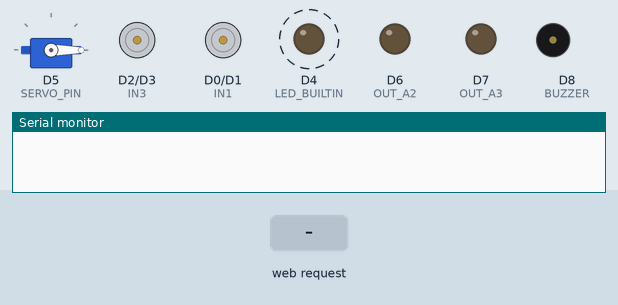
The sketch below on a simulated ESP8266 (NodeMCU). Shown: servo, motor-driver pin pairs drawn as motors (green arrow = first pin HIGH = forward, orange = second pin HIGH = backward, longer = more drive), output pins drawn as LEDs (lit = HIGH, except the on-board LED, lit = LOW), buzzer (waves = sounding, pin HIGH), the last lines printed to the serial monitor. Dashed ring = blinking. The test bench sets the inputs (shaded band).

Above: at 1.2 s.
1.3 s: HTTP request GET /cmd?v=F received
At 1.4 s:
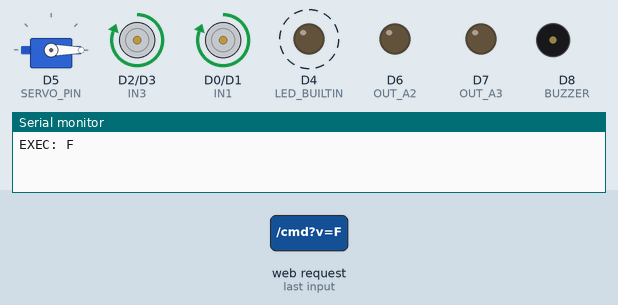
4.3 s: HTTP request GET /cmd?v=B received
At 4.41 s:
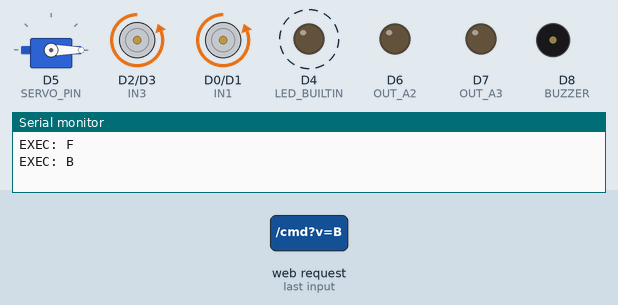
7.3 s: HTTP request GET /cmd?v=L received
At 7.42 s:
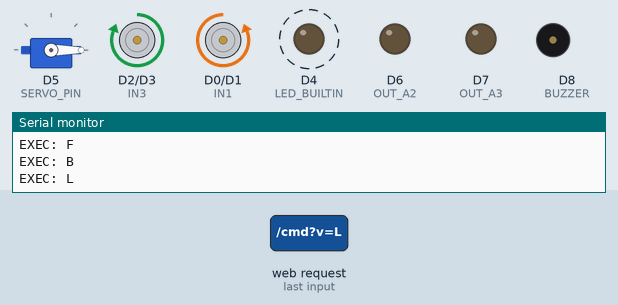
10.3 s: HTTP request GET /cmd?v=R received
At 10.43 s:
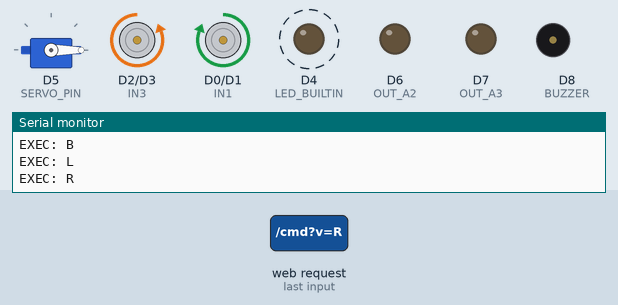
Timing chart, 0 to 14.3 s (numbered marks = the images above; inputs shaded):
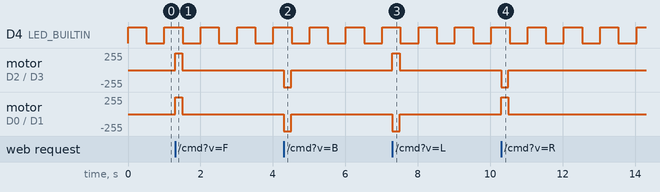

The sketch:

Robot-joy.ino
```cpp
// RikuAlice01 – WiFi Robot Gamepad FINAL v2
// โปรแกรมควบคุมหุ่นยนต์ผ่าน WiFi โดยใช้ ESP8266 เป็น Access Point
// มีหน้าเว็บเป็นจอยเกมแพด + ปุ่ม action (Y,X,B,A)

#include <ESP8266WiFi.h>          // ไลบรารี WiFi สำหรับ ESP8266
#include <ESP8266WebServer.h>     // ไลบรารีสร้าง Web Server บน ESP8266
#include <Servo.h>                // ไลบรารีควบคุมเซอร์โว

/* ================= WIFI ================= */
// ตั้งค่า WiFi hotspot ที่หุ่นยนต์จะสร้างเอง
const char* ssid     = "Robot-00";     // ชื่อ WiFi
const char* password = "12345678";     // รหัสผ่าน (ต้องพิมพ์ให้ถูก)

/* ================= MOTOR ================= */
// ขา pin ที่ต่อกับมอเตอร์ driver (เช่น L298N)
#define IN1 D0     // มอเตอร์ซ้าย - ช่อง IN1
#define IN2 D1     // มอเตอร์ซ้าย - ช่อง IN2
#define IN3 D2     // มอเตอร์ขวา  - ช่อง IN1
#define IN4 D3     // มอเตอร์ขวา  - ช่อง IN2

/* ================= SERVO ================= */
#define SERVO_PIN D5   // ขาที่ต่อเซอร์โว (ปากคีบ/แขน/หัว/ฯลฯ)

/* ================= OUTPUT ================= */
// ขาอื่น ๆ ที่ใช้เป็น output ทั่วไป
#define OUT_A2   D6      // ปุ่ม X → output ธรรมดา (ติด/ดับ)
#define OUT_A3   D7      // ปุ่ม B → output ธรรมดา (ติด/ดับ)
#define BUZZER   D8      // ปุ่ม A → buzzer (เสียง)

/* ================= OBJECT ================= */
// สร้าง object เพื่อใช้งาน
ESP8266WebServer server(80);   // Web server ฟังที่ port 80
Servo servo;                   // ตัวควบคุมเซอร์โว

/* ================= ACTION CONTROL ================= */
// ตัวแปรสถานะการทำงาน (ป้องกันการส่งคำสั่งทับซ้อน)
bool busy = false;             // กำลังทำงานอยู่หรือไม่
String pendingCmd = "";        // คำสั่งที่รอคิว (ถ้ากำลัง busy อยู่)
unsigned long actionStart = 0;     // เวลาเริ่มทำ action (ms)
unsigned long actionDuration = 0;  // ระยะเวลาที่ควรทำ action นี้ (ms)
bool servoState = false;           // สถานะเซอร์โว (true=90°, false=0°)

/* ================= LED ================= */
// ใช้ LED_BUILTIN แสดงสถานะการเชื่อมต่อ
unsigned long ledTimer = 0;
bool ledState = false;

/* ================= MOTOR ================= */
void motorStop(){
  // ปิดมอเตอร์ทั้งหมด (ทุกขาเป็น LOW)
  digitalWrite(IN1,LOW); digitalWrite(IN2,LOW);
  digitalWrite(IN3,LOW); digitalWrite(IN4,LOW);
}

void motorRun(String cmd){
  // ควบคุมทิศทางตามคำสั่ง F B L R
  if(cmd=="F"){          // หน้า
    digitalWrite(IN1,HIGH); digitalWrite(IN2,LOW);
    digitalWrite(IN3,HIGH); digitalWrite(IN4,LOW);
  }
  else if(cmd=="B"){     // ถอยหลัง
    digitalWrite(IN1,LOW); digitalWrite(IN2,HIGH);
    digitalWrite(IN3,LOW); digitalWrite(IN4,HIGH);
  }
  else if(cmd=="L"){     // เลี้ยวซ้าย (ขวาหน้า ซ้ายถอย)
    digitalWrite(IN1,LOW);  digitalWrite(IN2,HIGH);
    digitalWrite(IN3,HIGH); digitalWrite(IN4,LOW);
  }
  else if(cmd=="R"){     // เลี้ยวขวา
    digitalWrite(IN1,HIGH); digitalWrite(IN2,LOW);
    digitalWrite(IN3,LOW);  digitalWrite(IN4,HIGH);
  }
}

/* ================= START ACTION ================= */
void startAction(String cmd){
  // เริ่มทำงานคำสั่งใหม่ → ตั้ง busy = true
  busy = true;
  actionStart = millis();       // บันทึกเวลาเริ่ม

  if(cmd=="F"||cmd=="B"||cmd=="L"||cmd=="R"){
    // การเคลื่อนที่ → วิ่ง 200 ms แล้วหยุดเอง
    actionDuration = 200;
    motorRun(cmd);
  }
  else if(cmd=="A1"){           // ปุ่ม Y → ควบคุมเซอร์โว toggle 0° ↔ 90°
    actionDuration = 100;
    servoState = !servoState;
    servo.write(servoState ? 90 : 0);
  }
  else if(cmd=="A4"){           // ปุ่ม A → buzzer เปิดสั้น ๆ 100 ms
    actionDuration = 100;
    digitalWrite(BUZZER, HIGH);
  }

  // แสดงว่ากำลังรันคำสั่งอะไร (ดูใน Serial Monitor)
  Serial.print("EXEC: ");
  Serial.println(cmd);
}

/* ================= SETUP ================= */
void setup(){
  Serial.begin(115200);         // เปิด Serial เพื่อ debug

  // ตั้งค่า pin มอเตอร์เป็น OUTPUT
  pinMode(IN1,OUTPUT); pinMode(IN2,OUTPUT);
  pinMode(IN3,OUTPUT); pinMode(IN4,OUTPUT);
  motorStop();                  // มอเตอร์หยุดก่อน

  // pin อื่น ๆ
  pinMode(OUT_A2,OUTPUT);
  pinMode(OUT_A3,OUTPUT);
  pinMode(BUZZER,OUTPUT);

  digitalWrite(OUT_A2,LOW);
  digitalWrite(OUT_A3,LOW);
  digitalWrite(BUZZER,LOW);

  // LED บนบอร์ด (ใช้แสดงสถานะเชื่อมต่อ)
  pinMode(LED_BUILTIN,OUTPUT);
  digitalWrite(LED_BUILTIN,HIGH);   // เริ่มต้น = ดับ (HIGH = ดับใน ESP8266 บางรุ่น)

  // เซอร์โว
  servo.attach(SERVO_PIN);
  servo.write(0);               // เริ่มต้นที่ 0 องศา

  // ตั้งค่าเป็น Access Point (ไม่มีเชื่อมต่อ WiFi ภายนอก)
  WiFi.mode(WIFI_AP);
  IPAddress ip(192,168,1,1), gw(192,168,1,1), sn(255,255,255,0);
  WiFi.softAPConfig(ip, gw, sn);
  WiFi.softAP(ssid, password, 1, 0, 1);  // max_connection = 1

  // ตั้งค่าเส้นทางเว็บ
  server.on("/", handleRoot);       // หน้าแรก → แสดงจอยแพด
  server.on("/cmd", handleCMD);     // รับคำสั่งจากปุ่ม
  server.on("/manifest.json", handleManifest);
  server.begin();                   // เริ่ม web server
}

/* ================= LOOP ================= */
void loop(){
  server.handleClient();      // รับ request จาก browser / โทรศัพท์

  // ตรวจสอบว่าคำสั่งหมดเวลาแล้วหรือยัง
  if(busy && millis()-actionStart >= actionDuration){
    motorStop();              // หยุดมอเตอร์
    digitalWrite(BUZZER,LOW); // ปิด buzzer
    busy = false;

    // ถ้ามีคำสั่งรอคิวอยู่ → ทำต่อเลย
    if(pendingCmd!=""){
      String c = pendingCmd;
      pendingCmd="";
      startAction(c);
    }
  }

  // แสดงสถานะ LED
  int c = WiFi.softAPgetStationNum();   // จำนวนเครื่องที่เชื่อมต่อ
  if(c > 0){
    digitalWrite(LED_BUILTIN, LOW);     // มีคนเชื่อมต่อ → LED ติด
  } else {
    // กระพริบทุก 500 ms เมื่อไม่มีใครเชื่อมต่อ
    if(millis()-ledTimer > 500){
      ledTimer = millis();
      ledState = !ledState;
      digitalWrite(LED_BUILTIN, ledState ? LOW : HIGH);
    }
  }
}

void handleManifest() {
  server.send(200, "application/json", R"rawliteral(
{
  "name": "Robot Gamepad",
  "short_name": "RobotPad",
  "start_url": "/",
  "display": "fullscreen",
  "background_color": "#0f1115",
  "theme_color": "#3498db",
  "orientation": "any",
  "icons": [
    {
      "src": "https://via.placeholder.com/192?text=RP",
      "sizes": "192x192",
      "type": "image/png"
    },
    {
      "src": "https://via.placeholder.com/512?text=RobotPad",
      "sizes": "512x512",
      "type": "image/png"
    }
  ]
}
)rawliteral");
}

/* ================= CMD ================= */
void handleCMD(){
  // รับ parameter ชื่อ v จาก URL เช่น /cmd?v=F
  if(!server.hasArg("v")){
    server.send(200,"text/plain","NO CMD");
    return;
  }

  String cmd = server.arg("v");

  // A2 และ A3 เป็นแบบกดค้าง (hold) ไม่ต้องรอ busy
  if(cmd=="A2_ON")     { digitalWrite(OUT_A2,HIGH); }
  else if(cmd=="A2_OFF"){ digitalWrite(OUT_A2,LOW);  }
  else if(cmd=="A3_ON") { digitalWrite(OUT_A3,HIGH); }
  else if(cmd=="A3_OFF"){ digitalWrite(OUT_A3,LOW);  }
  else {
    // คำสั่งอื่น ๆ → ถ้ากำลัง busy อยู่ ให้ใส่คิวรอ
    if(busy){
      pendingCmd = cmd;
      server.send(200,"text/plain","BUSY");
      return;
    }
    // ถ้าว่าง → เริ่มทำเลย
    startAction(cmd);
  }

  server.send(200,"text/plain","OK");
}

/* ================= WEB UI ================= */
void handleRoot(){
  server.send(200, "text/html", R"rawliteral(
<!DOCTYPE html>
<html lang="th">
<head>
  <meta charset="UTF-8">
  <meta name="viewport" content="width=device-width, initial-scale=1.0, maximum-scale=1.0, user-scalable=no">
  <!-- ทำให้เป็น PWA -->
  <link rel="manifest" href="/manifest.json">
  <meta name="theme-color" content="#0f1115">
  <meta name="background-color" content="#0f1115">
  <title>Robot Gamepad</title>

  <style>
    * {
      user-select: none;
      -webkit-user-select: none;
      -webkit-tap-highlight-color: transparent; /* ลบ highlight สีน้ำเงินตอนกดบนมือถือ */
      margin: 0;
      padding: 0;
      box-sizing: border-box;
    }
    body {
      margin: 0;
      background: #0f1115;
      color: #fff;
      font-family: Arial, sans-serif;
      height: 100vh;
      display: flex;
      justify-content: center;
      align-items: center;
      overflow: hidden;
      touch-action: manipulation; /* ปรับปรุงการสัมผัส */
    }
    .main {
      display: flex;
      gap: 40px;
    }
    :root {
      --b: clamp(70px, 20vw, 100px);
      --g: clamp(10px, 3vw, 18px);
    }
    .pad, .act {
      display: grid;
      grid-template: repeat(3, var(--b)) / repeat(3, var(--b));
      gap: var(--g);
    }
    button {
      border: none;
      border-radius: 50%;
      font-size: 28px;
      font-weight: bold;
      cursor: pointer;
      transition: all 0.12s ease-out; /* เร็วหน่อยให้รู้สึก responsive */
      box-shadow: 0 6px 12px rgba(0,0,0,0.5);
      position: relative;
      overflow: hidden;
    }

    /* Hover effect: ขยาย + เรืองแสงเบา */
    button:hover {
      transform: scale(1.08);
      box-shadow: 0 10px 20px rgba(0,0,0,0.6),
                  0 0 20px rgba(255,255,255,0.15);
    }

    /* Active effect: กดแล้วยุบ + เรืองแสงแรง */
    button:active {
      transform: scale(0.92);
      box-shadow: 0 2px 6px rgba(0,0,0,0.7) inset,
                  0 0 30px rgba(255,255,255,0.4);
      filter: brightness(1.1);
    }

    /* สีปุ่มต่าง ๆ */
    .pad button {
      background: #444;
      color: #fff;
    }
    .y { background: #f1c40f; }
    .x { background: #3498db; }
    .b { background: #e74c3c; }
    .a { background: #2ecc71; }

    @media (orientation: portrait) {
      .main { flex-direction: column; gap: 30px; }
    }
  </style>

  <script>
    // ส่งคำสั่ง
    function send(v) {
      fetch("/cmd?v=" + v).catch(() => {});
      if (navigator.vibrate) navigator.vibrate(30);
    }

    // สำหรับ PWA - บังคับ fullscreen ถ้าเป็น standalone
    if (window.matchMedia('(display-mode: standalone)').matches || window.navigator.standalone === true) {
      document.documentElement.requestFullscreen?.();
    }
  </script>
</head>

<body>
<div class="main">

  <div class="pad">
    <div></div>
    <button onclick="send('F')">&#9650;</button>
    <div></div>
    <button onclick="send('L')">&#9664;</button>
    <div></div>
    <button onclick="send('R')">&#9654;</button>
    <div></div>
    <button onclick="send('B')">&#9660;</button>
    <div></div>
  </div>

  <div class="act">
    <div></div>
    <button class="y" onclick="send('A1')">Y</button>
    <div></div>
    <button class="x" onclick="send('A2')">X</button>
    <div></div>
    <button class="b" onclick="send('A3')">B</button>
    <div></div>
    <button class="a" onclick="send('A4')">A</button>
  </div>

</div>
</body>
</html>
)rawliteral");
}
```

Measured:
- after the input at 1.3 s, motor on D2 (IN3) / D3 (IN4), motor on D0 (IN1) / D1 (IN2): stopped → forward 255/255 at once, → stopped 0.20 s later
- after the input at 4.3 s, motor on D2 (IN3) / D3 (IN4), motor on D0 (IN1) / D1 (IN2): stopped → backward 255/255 at once, → stopped 0.20 s later
- after the input at 7.3 s, motor on D2 (IN3) / D3 (IN4): stopped → forward 255/255 at once, → stopped 0.20 s later; motor on D0 (IN1) / D1 (IN2): stopped → backward 255/255 at once, → stopped 0.20 s later
- after the input at 10.3 s, motor on D2 (IN3) / D3 (IN4): stopped → backward 255/255 at once, → stopped 0.20 s later; motor on D0 (IN1) / D1 (IN2): stopped → forward 255/255 at once, → stopped 0.20 s later
- by itself, D4 (LED_BUILTIN): alternates HIGH for 0.50 s and LOW for 0.50 s
